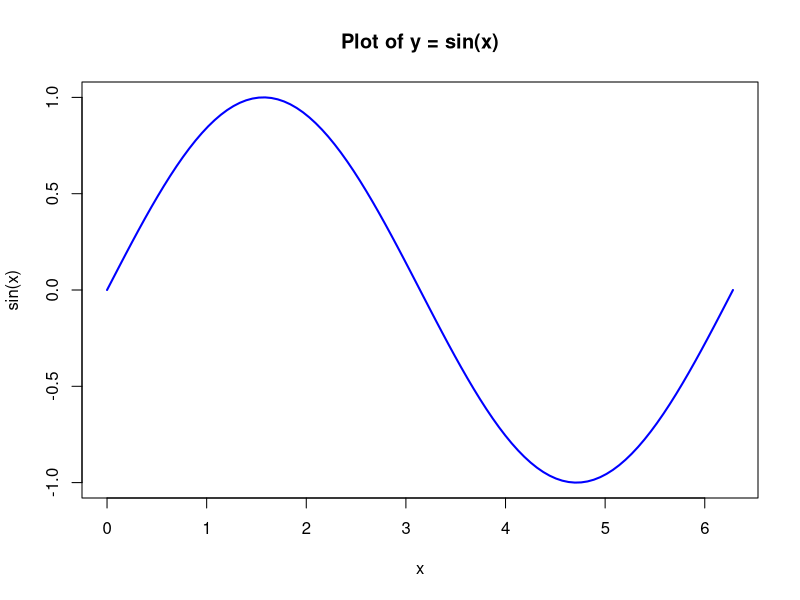
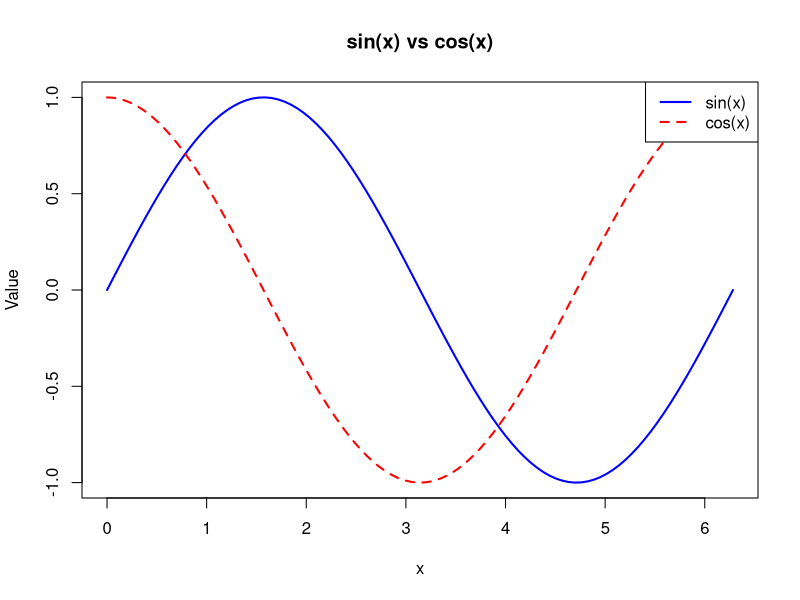
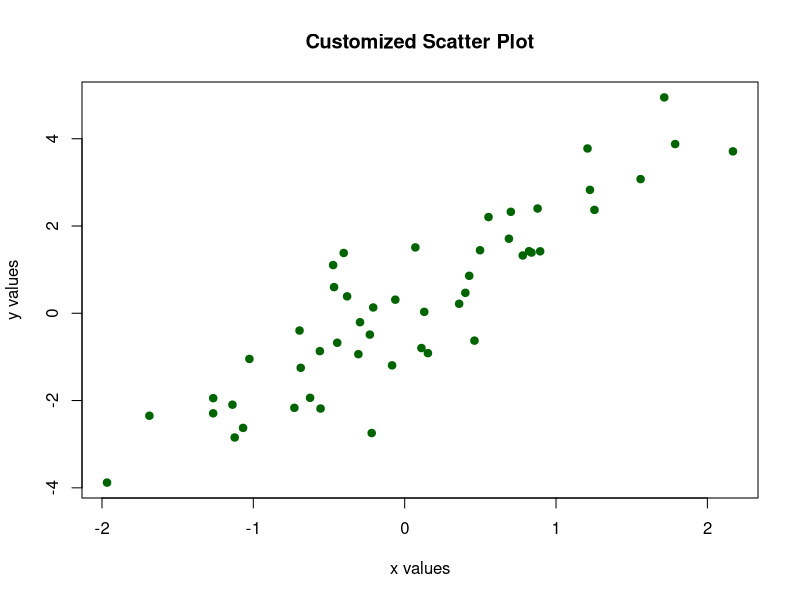
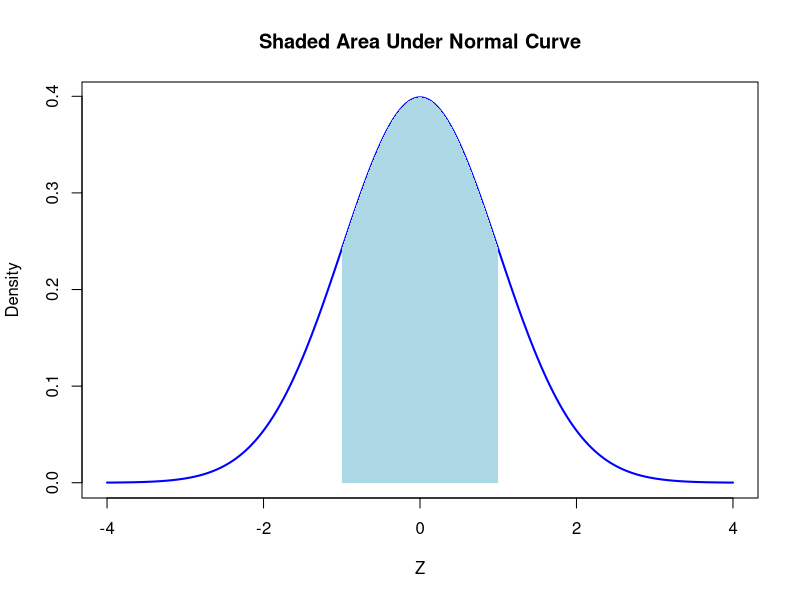

R code for these plots, in order:
## ---- chunk 1
#Comment using the # symbol
print("Hello World!")
## ---- chunk 2
3 + 4
log(10)
sqrt(16)
## ---- chunk 3
# Use = for Simple Assignment
# Use <- for Leftward Assignment

x = "book"
y <- "book"

print (x)
print (y)
## ---- chunk 4
weight <- 60        # weight in kilograms
height <- 1.65      # height in meters
bmi <- weight / (height^2)
bmi
## ---- chunk 5
ages <- c(25, 30, 35, 40, 45)
mean(ages)
## ---- chunk 6
#Use c to combine values together to form an array
x <- c(1, 2, 3, 4)
print(x)
## ---- chunk 7
#Use rep() function, i.e., replicate
y <- rep(1, 3)
print(y)
## ---- chunk 8
#Use seq() function, i.e., sequence
z <- seq(0, 1, by=0.1)
print(z)
## ---- chunk 9
#Try mixed data types. The variable x1 becomes character type once one value is character.
x1 <- c(1, 2, 3, "text")
print(x1)

## ---- chunk 10
students <- data.frame(Name = c("John Connor", "Will Smith"), Age = c(19, 21))
students
## ---- chunk 11
students$Name

students$Age
## ---- chunk 12
a <- c(2, 3)
b <- c(4, 2)

print(a < b)


if (!(a[1] > b[1])) {print ("a[1] <= b[1]")}
## ---- chunk 13
print (Inf > 10000)

a = NULL
#The function is.null() is useful when initialize variables.
print(is.null(a))

#NULL means empty, so it is ignored below.
a = c(1, NA, 3, NULL, Inf)

a
## ---- chunk 14
# if-else statement
a <- 76
b <- 67
 
if(a > b){
    c <- a - b
    print("condition a > b is TRUE")
    print(paste("Difference between a, b is : ", c))
} else {
    c <- a - b
    print("condition a > b is FALSE")
    print(paste("Difference between a, b is : ", c))
}
## ---- chunk 15

# R if-else-if-else ladder Example
a <- 67
b <- 76
c <- 99
 
if(a > b && b > c)
{
    print("condition a > b > c is TRUE")
} else if(a < b && b > c)
{
    print("condition a < b > c is TRUE")
} else if(a < b && b < c)
{
    print("condition a < b < c  is TRUE")
} else {
  print("None of a > b > c, a < b > c and a < b < c is TRUE.")
}
## ---- chunk 16
# R Program to demonstrate
# the use of for loop
for (i in 1: 4)
{
    print(i ^ 2)
}

# for loop along with concatenate
for (i in c(-8, 9, 11, 45))
{
    print(i)
}
## ---- chunk 17
#while loop

i = 1
while (i < 10) {
   print(paste("Current iteration:",i))
   i = i + 1
}

i = 1
while (i < 10) {
   print(paste("Current iteration:",i))
   if (i == 3) {break}
   i = i + 1
}

## ---- chunk 18
# break for loop
for (i in c(3, 6, 23, 19, 0, 21)){
    if (i == 0) { break } 
    print(i)
}
print("Outside Loop")
## ---- chunk 19
stop_example <- function(x) {
      if (x < 0) {
        stop("Input cannot be negative.") # Halts execution and signals an error
      }
      return(log(x))
    }

    stop_example(2) 
    
## ---- chunk 20

for (i in c(3, 6, 23, 19, 0, 21)) {
    if (i == 0) { next }
    print(i)
}
print('Outside Loop')
## ---- chunk 21

#function to add 2 numbers
add_num <- function(a,b){
  sum_result <- a+b
  return(sum_result)
}

add_num(2, 3)

for (i in 1:10){
  result = add_num(100,i)
  print (result)
}

area.rectangle = function(length=5, width=4){
  area = length * width
  return(area)
}
 
area.rectangle(3, 4)
area.rectangle(width = 4, length=3)
area.rectangle(length=3, width = 4)
area.rectangle() #default
## ---- chunk 22
# character data type into numeric data type 
x<-c('1', '2', '3') 
  
# Print x 
print(x) 
  
# Print the type of x 
print(typeof(x)) 
  
# Conversion into numeric data type 
y<-as.numeric(x) 
  
# print the type of y 
print(typeof(y)) 
## ---- chunk 23
# numeric data type into integer data type 
x<-c(1.3, 5.6, 55.6) 
  
# Print x 
print(x) 
  
# Print type of x 
print(typeof(x)) 
  
# Conversion into integer data type 
y<-as.integer(x) 
  
# Print y 
print(y) 
  
# Print type of y 
print(typeof(y)) 
## ---- chunk 24
# Conversion into character data type 
x<-c(1.3, 5.6, 55.6) 
  
# Print x 
print(x) 
  
# Print type of x 
print(typeof(x)) 
  
y<-as.character(x) 
  
# Print y 
print(y) 
  
# Print type of y 
print(typeof(y)) 
## ---- chunk 25
# Conversion in to logical value 
x = 3
y = 8
  
result<-as.logical(x>y) 
  
# Print result 
print(result) 
## ---- chunk 26
dates <- c("02/27/92", "02/27/92",  
           "01/14/92", "02/28/92",  
           "02/01/92") 
  
# Conversion into date format 
result<-as.Date(dates, "%m/%d/%y") 
  
# Print result 
print(result) 
## ---- chunk 27

x <- 1:5
y <- 2*x

# Conversion in to data frame 
dat <-as.data.frame(cbind(x, y)) 
  
dat

dat$x
## ---- chunk 28
x<-c(a=1, b=2) 

# Print x 
print(x) 

# Conversion into vector 
y<-as.vector(x) 

# Print y 
print(y) 

## ---- chunk 29
x <- 1:21
x

y <- matrix(x, ncol=3, byrow=FALSE)
y
y <- matrix(x, ncol=3, byrow=TRUE)
y

dat <- as.data.frame(y)
dat

dat.matrix <- as.matrix(dat)
dat.matrix

## ---- chunk 30
# Plot y = sin(x) for x from 0 to 2π
x <- seq(0, 2*pi, length.out = 100)
y <- sin(x)
plot(x, y, type = "l", col = "blue", lwd = 2, lty = 1,
     main = "Plot of y = sin(x)", xlab = "x", ylab = "sin(x)")
## ---- chunk 31
# Compare sin(x) and cos(x)
y2 <- cos(x)
plot(x, y, type = "l", col = "blue", lwd = 2, lty = 1,
     main = "sin(x) vs cos(x)", xlab = "x", ylab = "Value")
lines(x, y2, col = "red", lwd = 2, lty = 2)
legend("topright", legend = c("sin(x)", "cos(x)"),
       col = c("blue", "red"), lty = 1:2, lwd = 2)
## ---- chunk 32
# Customize symbols and colors
set.seed(123)
x <- rnorm(50)
y <- 2 * x + rnorm(50)
plot(x, y,
     main = "Customized Scatter Plot",
     xlab = "x values", ylab = "y values",
     col = "darkgreen", pch = 19)
## ---- chunk 33
# Plot standard normal distribution and shade area between -1 and 1
x <- seq(-4, 4, length = 200)
y <- dnorm(x) #standard normal curve

plot(x, y, type = "l", lwd = 2, col = "blue",
     main = "Shaded Area Under Normal Curve",
     xlab = "Z", ylab = "Density")

# Define shaded region
x_shade <- seq(-1, 1, length = 200)
y_shade <- dnorm(x_shade)

polygon(c(-1, x_shade, 1),
        c(0, y_shade, 0),
        col = "lightblue", border = NA)
